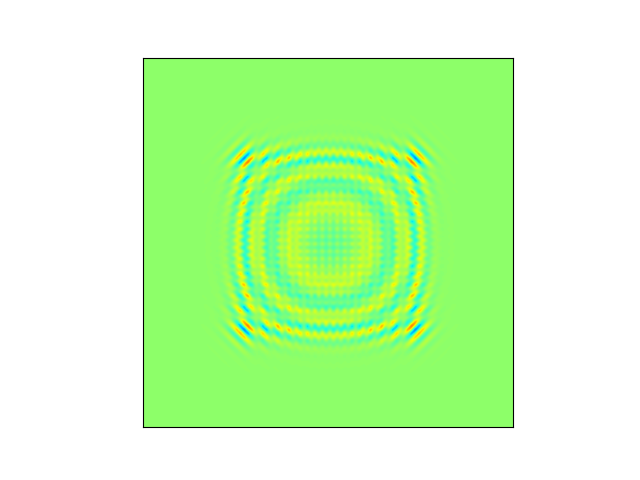

Here is the Python script that generated this plot:
import tensorflow as tf 
import numpy as np 
import matplotlib.pyplot as plt 

## TODO: Absorption BoTndary Condition

def make_kernel(a):
    a = np.asarray(a)
    a = a.reshape(list(a.shape) + [1,1])
    return tf.constant(a,dtype=1)

def simple_conv(x,k):
    x = tf.expand_dims(tf.expand_dims(x,0),-1)
    y = tf.nn.depthwise_conv2d(x,k,[1,1,1,1],padding='SAME')
    return y[0,:,:,0]

def laplace(x):
    laplace_k = make_kernel([[0.0,1.0,0.0],
                            [1.0,-4.0,1.0],
                            [0.0,1.0,0.0]])
    return simple_conv(x, laplace_k)

a0 = 5.0e-3
V0 = 0
sess = tf.InteractiveSession()

N = 100
dx0 = 2.0/N 
T0 = 1.0
dt0 = 0.9*dx0**2/2
n = int(T0/dt0)

fr_init = np.zeros((N,N)).astype('float32')
fi_init = np.zeros((N,N)).astype('float32')
fr_init[int(N/2),int(N/2)] = 1/np.square(2)
fi_init[int(N/2),int(N/2)] = 1/np.square(2)

dt = tf.placeholder(tf.float32,shape=())
dx = tf.placeholder(tf.float32,shape=())
a = tf.placeholder(tf.float32,shape=())
V = tf.placeholder(tf.float32,shape=())

fr = tf.Variable(fr_init)
fi = tf.Variable(fi_init)

fr_ = fr + dt*(a*laplace(fi)/dx/dx + V*fi)
fi_ = fi - dt*(a*laplace(fr)/dx/dx + V*fr)

step = tf.group(
    # Core
    fr[1:-1,1:-1].assign(fr_[1:-1,1:-1]),
    fi[1:-1,1:-1].assign(fi_[1:-1,1:-1]),
    # BoTndary
    fr[0,:].assign(fr[1,:]),
    fr[-1,:].assign(fr[-2,:]),
    fr[:,0].assign(fr[:,1]),
    fr[:,-1].assign(fr[:,-2]),

    fi[0,:].assign(fi[1,:]),
    fi[-1,:].assign(fi[-2,:]),
    fi[:,0].assign(fi[:,1]),
    fi[:,-1].assign(fi[:,-2])
)

tf.initialize_all_variables().run()

print('Starting... with steps {n}'.format(n=n))

for i in range(n):
    step.run({a:a0,dt:dt0,dx:dx0,V:V0})

    if i%1000==0:
        print('Complete:{:.2f}%...'.format(i/n*100))

plt.imshow(fr.eval(),cmap='jet',interpolation="bicubic")
plt.xticks([])
plt.yticks([])

plt.show()
